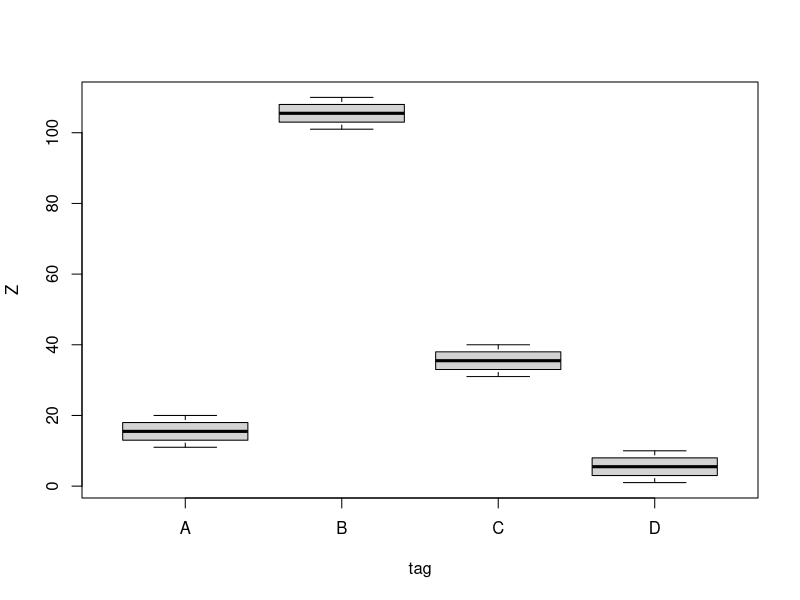
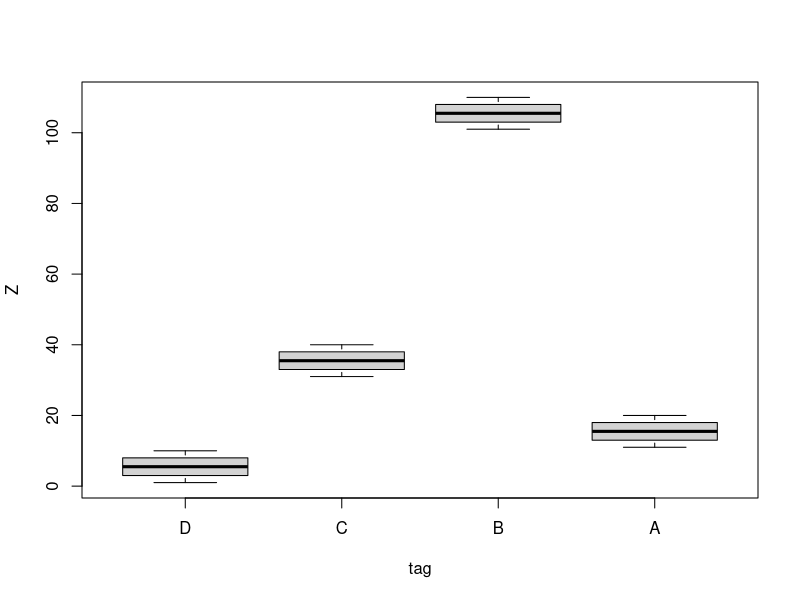
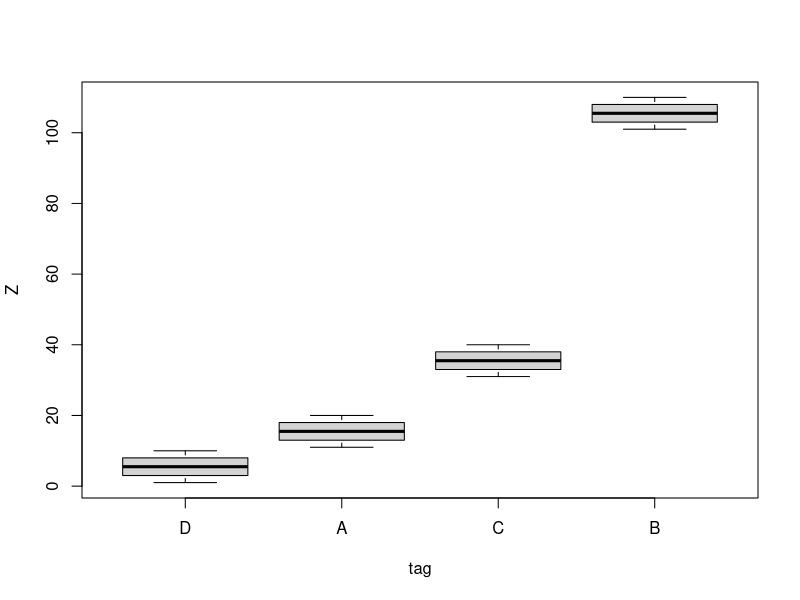
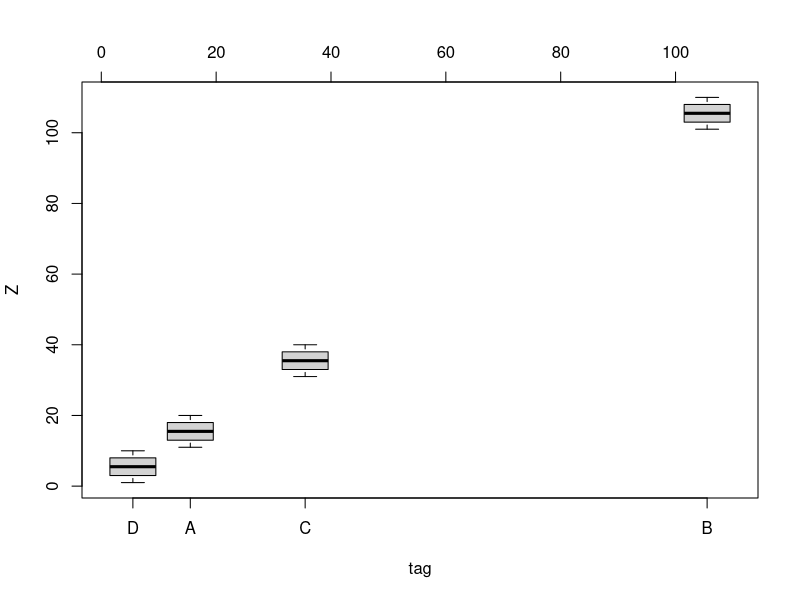

Here is the R script that generated these plots, in order:
## ---- chunk 1
knitr::opts_chunk$set(echo = TRUE)
## ---- chunk 2
Z<- c(1:20, 31:40, 101:110)
tag<- rep( c("D","A","C","B"), rep(10,4))
df<- data.frame( Z=Z,tag= factor(tag))
head( df)
## ---- chunk 3
boxplot( Z~ tag, data = df)
## ---- chunk 4
boxplot( Z~ tag, data = df, at=4:1)
## ---- chunk 5
groupMeans<- tapply( Z, tag, mean, data=df)
index<- rank( groupMeans)
boxplot( Z~ tag, data = df, at=index)
## ---- chunk 6
groupMeans<- tapply( Z, tag, mean, data=df)
boxplot( Z~ tag, data = df, 
         at=groupMeans,
         boxwex=8, xlim=range(df$Z) )
axis(3) 
